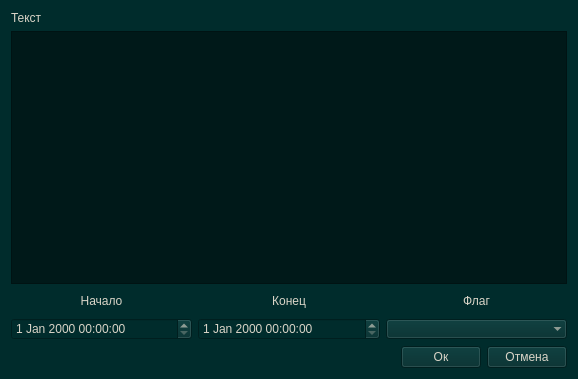
<?xml version="1.0" encoding="UTF-8"?>
<ui version="4.0">
 <class>noteEditor</class>
 <widget class="QWidget" name="noteEditor">
  <property name="geometry">
   <rect>
    <x>0</x>
    <y>0</y>
    <width>578</width>
    <height>379</height>
   </rect>
  </property>
  <property name="windowTitle">
   <string>Запись</string>
  </property>
  <property name="styleSheet">
   <string notr="true">background-color: rgb(0, 44, 44);
selection-background-color: rgb(7, 52, 80);
alternate-background-color: rgb(0, 85, 0);

color: rgb(217, 212, 199);

font: 11.5pt &quot;MS Shell Dlg 2&quot;;</string>
  </property>
  <layout class="QGridLayout" name="gridLayout_2">
   <item row="1" column="0" colspan="4">
    <widget class="QTextEdit" name="textEdit">
     <property name="styleSheet">
      <string notr="true">background-color: rgb(0, 25, 25);</string>
     </property>
    </widget>
   </item>
   <item row="0" column="0">
    <widget class="QLabel" name="label">
     <property name="text">
      <string>Текст</string>
     </property>
    </widget>
   </item>
   <item row="2" column="0" colspan="4">
    <layout class="QGridLayout" name="gridLayout">
     <item row="2" column="1">
      <widget class="QDateTimeEdit" name="dateTimeEdit"/>
     </item>
     <item row="2" column="0">
      <widget class="QDateTimeEdit" name="dteStart"/>
     </item>
     <item row="2" column="2">
      <widget class="QComboBox" name="cbFlags">
       <property name="frame">
        <bool>false</bool>
       </property>
      </widget>
     </item>
     <item row="1" column="0">
      <widget class="QPushButton" name="pbStart">
       <property name="contextMenuPolicy">
        <enum>Qt::DefaultContextMenu</enum>
       </property>
       <property name="acceptDrops">
        <bool>false</bool>
       </property>
       <property name="autoFillBackground">
        <bool>false</bool>
       </property>
       <property name="text">
        <string>Начало</string>
       </property>
       <property name="flat">
        <bool>true</bool>
       </property>
      </widget>
     </item>
     <item row="1" column="2">
      <widget class="QPushButton" name="pbFlag">
       <property name="text">
        <string>Флаг</string>
       </property>
       <property name="flat">
        <bool>true</bool>
       </property>
      </widget>
     </item>
     <item row="1" column="1">
      <widget class="QPushButton" name="pbEnd">
       <property name="text">
        <string>Конец</string>
       </property>
       <property name="flat">
        <bool>true</bool>
       </property>
      </widget>
     </item>
    </layout>
   </item>
   <item row="3" column="3">
    <widget class="QPushButton" name="pushButton_2">
     <property name="sizePolicy">
      <sizepolicy hsizetype="Fixed" vsizetype="Fixed">
       <horstretch>0</horstretch>
       <verstretch>0</verstretch>
      </sizepolicy>
     </property>
     <property name="text">
      <string>Отмена</string>
     </property>
     <property name="shortcut">
      <string>Esc</string>
     </property>
    </widget>
   </item>
   <item row="3" column="2">
    <widget class="QPushButton" name="pushButton">
     <property name="sizePolicy">
      <sizepolicy hsizetype="Fixed" vsizetype="Fixed">
       <horstretch>0</horstretch>
       <verstretch>0</verstretch>
      </sizepolicy>
     </property>
     <property name="text">
      <string>Ок</string>
     </property>
    </widget>
   </item>
  </layout>
 </widget>
 <resources/>
 <connections/>
</ui>
